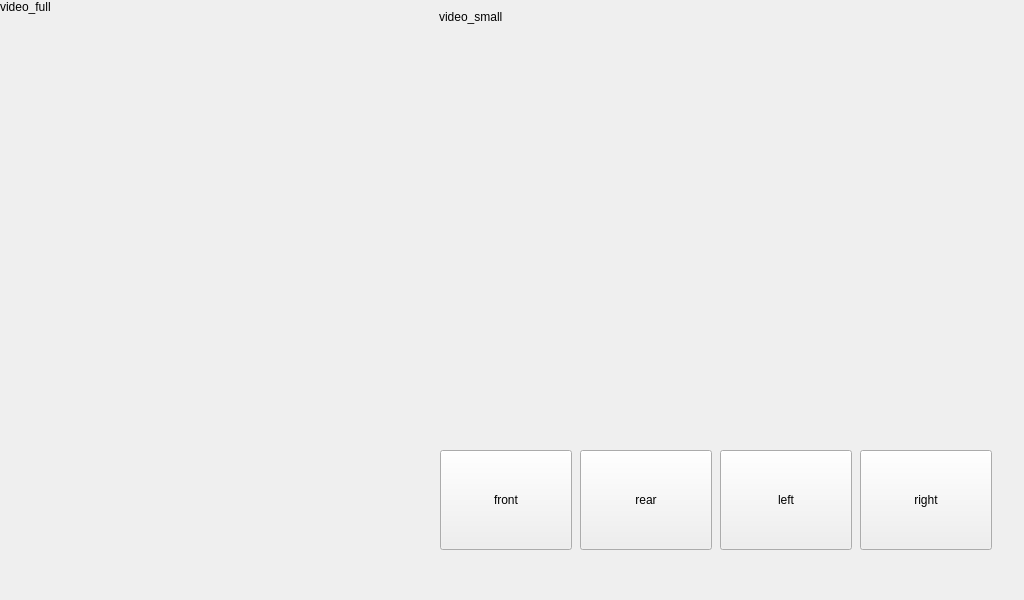
<?xml version="1.0" encoding="UTF-8"?>
<ui version="4.0">
 <class>MainWindow</class>
 <widget class="QMainWindow" name="MainWindow">
  <property name="geometry">
   <rect>
    <x>0</x>
    <y>0</y>
    <width>1024</width>
    <height>600</height>
   </rect>
  </property>
  <property name="windowTitle">
   <string>MainWindow</string>
  </property>
  <widget class="QWidget" name="centralWidget">
   <widget class="QLabel" name="label_video_full">
    <property name="geometry">
     <rect>
      <x>0</x>
      <y>0</y>
      <width>424</width>
      <height>600</height>
     </rect>
    </property>
    <property name="text">
     <string>video_full</string>
    </property>
    <property name="alignment">
     <set>Qt::AlignLeading|Qt::AlignLeft|Qt::AlignTop</set>
    </property>
   </widget>
   <widget class="QLabel" name="label_video_small">
    <property name="geometry">
     <rect>
      <x>439</x>
      <y>10</y>
      <width>570</width>
      <height>430</height>
     </rect>
    </property>
    <property name="text">
     <string>video_small</string>
    </property>
    <property name="alignment">
     <set>Qt::AlignLeading|Qt::AlignLeft|Qt::AlignTop</set>
    </property>
   </widget>
   <widget class="QPushButton" name="pb_front">
    <property name="geometry">
     <rect>
      <x>440</x>
      <y>450</y>
      <width>132</width>
      <height>100</height>
     </rect>
    </property>
    <property name="text">
     <string>front</string>
    </property>
   </widget>
   <widget class="QPushButton" name="pb_rear">
    <property name="geometry">
     <rect>
      <x>580</x>
      <y>450</y>
      <width>132</width>
      <height>100</height>
     </rect>
    </property>
    <property name="text">
     <string>rear</string>
    </property>
   </widget>
   <widget class="QPushButton" name="pb_left">
    <property name="geometry">
     <rect>
      <x>720</x>
      <y>450</y>
      <width>132</width>
      <height>100</height>
     </rect>
    </property>
    <property name="text">
     <string>left</string>
    </property>
   </widget>
   <widget class="QPushButton" name="pb_right">
    <property name="geometry">
     <rect>
      <x>860</x>
      <y>450</y>
      <width>132</width>
      <height>100</height>
     </rect>
    </property>
    <property name="text">
     <string>right</string>
    </property>
   </widget>
  </widget>
 </widget>
 <layoutdefault spacing="6" margin="11"/>
 <resources/>
 <connections/>
</ui>
